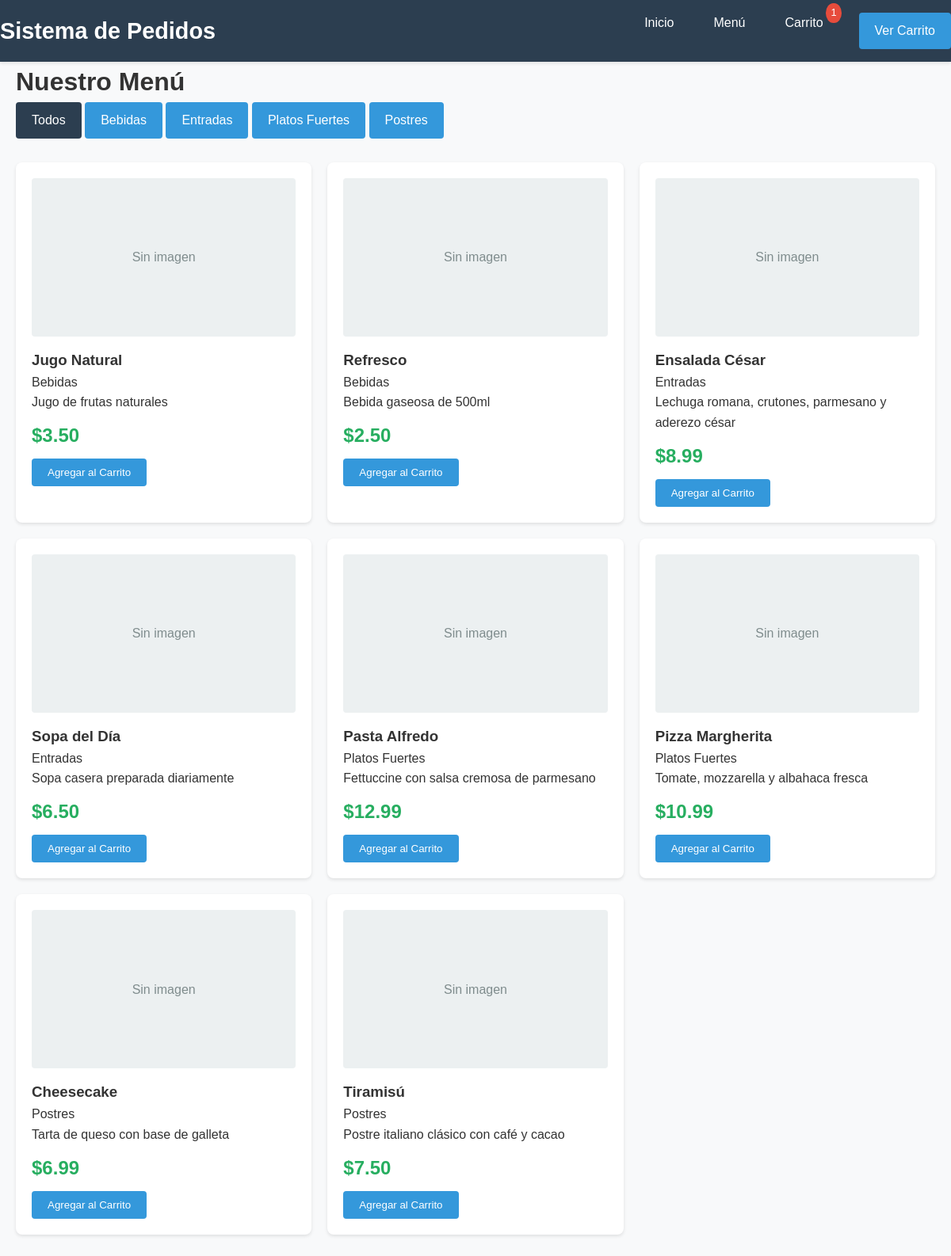
Page /menu.php on the committed database.
### tables this page shows
CREATE TABLE categorias (
    id INT AUTO_INCREMENT PRIMARY KEY,
    nombre VARCHAR(100) NOT NULL,
    descripcion TEXT,
    activo BOOLEAN DEFAULT TRUE
);

CREATE TABLE productos (
    id INT AUTO_INCREMENT PRIMARY KEY,
    nombre VARCHAR(100) NOT NULL,
    descripcion TEXT,
    precio DECIMAL(10,2) NOT NULL,
    imagen VARCHAR(255),
    categoria_id INT,
    activo BOOLEAN DEFAULT TRUE,
    FOREIGN KEY (categoria_id) REFERENCES categorias(id)
);

### includes/funciones.php (called while the page is built, shortened)
<?php
function obtenerProductos($categoria_id = null) {
    global $conn;
    $sql = "SELECT p.*, c.nombre as categoria_nombre
            FROM productos p
            JOIN categorias c ON p.categoria_id = c.id
            WHERE p.activo = 1";
    $sql .= " ORDER BY c.nombre, p.nombre";
    $stmt = $conn->prepare($sql);
    $stmt->execute();
    $result = $stmt->get_result();
    $productos = [];
    while ($row = $result->fetch_assoc()) {
        $productos[] = $row;
    }
    return $productos;
}
function obtenerCategorias() {
    global $conn;
    $sql = "SELECT * FROM categorias WHERE activo = 1 ORDER BY nombre";
    $result = $conn->query($sql);
    $categorias = [];
    while ($row = $result->fetch_assoc()) {
        $categorias[] = $row;
    }
    return $categorias;
}
?>

### menu.php (the view, shortened to what this page needs)
<?php
include 'includes/config.php';
include 'includes/funciones.php';
$categoria_id = isset($_GET['categoria']) ? intval($_GET['categoria']) : null;
$productos = obtenerProductos($categoria_id);
$categorias = obtenerCategorias();
?>
<!DOCTYPE html>
<html lang="es">
<head>
    <link rel="stylesheet" href="css/estilo.css">
</head>
<body>
    <?php include 'includes/header.php'; ?>
    <main class="container">
        <h1>Nuestro Menú</h1>
        <div class="filtros">
            <a href="menu.php" class="btn <?php echo !$categoria_id ? 'active' : ''; ?>">Todos</a>
            <?php foreach ($categorias as $cat): ?>
                <a href="menu.php?categoria=<?php echo $cat['id']; ?>"
                   class="btn <?php echo $categoria_id == $cat['id'] ? 'active' : ''; ?>">
                    <?php echo htmlspecialchars($cat['nombre']); ?>
                </a>
            <?php endforeach; ?>
        </div>
        <div class="productos-grid">
            <?php foreach ($productos as $producto): ?>
                <div class="producto-card">
                    <div class="producto-imagen">
                        <?php if ($producto['imagen']): ?>
                            <img src="<?php echo htmlspecialchars($producto['imagen']); ?>" alt="<?php echo htmlspecialchars($producto['nombre']); ?>">
                        <?php else: ?>
                            <div class="imagen-placeholder">Sin imagen</div>
                        <?php endif; ?>
                    </div>
                    <div class="producto-info">
                        <h3><?php echo htmlspecialchars($producto['nombre']); ?></h3>
                        <p class="categoria"><?php echo htmlspecialchars($producto['categoria_nombre']); ?></p>
                        <p class="descripcion"><?php echo htmlspecialchars($producto['descripcion']); ?></p>
                        <p class="precio">$<?php echo number_format($producto['precio'], 2); ?></p>
                        <button class="btn agregar-carrito"
                                data-id="<?php echo $producto['id']; ?>"
                                data-nombre="<?php echo htmlspecialchars($producto['nombre']); ?>"
                                data-precio="<?php echo $producto['precio']; ?>">
                            Agregar al Carrito
                        </button>
                    </div>
                </div>
            <?php endforeach; ?>
        </div>
    </main>
</body>
</html>

### includes/header.php (shortened to what this page needs)
<header>
    <div class="header-content">
        <div class="logo">
            <h1>Sistema de Pedidos</h1>
        </div>
        <nav>
            <ul>
                <li><a href="index.php">Inicio</a></li>
                <li><a href="menu.php">Menú</a></li>
                <li>
                    <a href="carrito.php" class="carrito-link">
                        Carrito
                        <span class="carrito-count">
                        </span>
                    </a>
                </li>
                <li>
                    <a href="carrito.php" class="btn" style="margin-left: 10px;">
                        Ver Carrito
                    </a>
                </li>
            </ul>
        </nav>
    </div>
</header>

### css/estilo.css (style rules this page uses)
* { margin: 0; padding: 0; box-sizing: border-box; }
body { font-family: 'Arial', sans-serif; line-height: 1.6; color: #333; background-color: #f8f9fa; }
.container { max-width: 1200px; margin: 0 auto; padding: 0 20px; }
header { background: #2c3e50; color: white; padding: 1rem 0; box-shadow: 0 2px 4px rgba(0,0,0,0.1); }
.header-content { display: flex; justify-content: space-between; align-items: center; }
.logo h1 { font-size: 1.8rem; }
nav ul { display: flex; list-style: none; }
nav ul li { margin-left: 20px; }
nav ul li a { color: white; text-decoration: none; padding: 8px 15px; border-radius: 4px; transition: background 0.3s; }
.carrito-link { position: relative; }
.carrito-count { background: #e74c3c; color: white; border-radius: 50%; padding: 2px 6px; font-size: 0.8em; position: absolute; top: -8px; right: -8px; }
.btn { display: inline-block; background: #3498db; color: white; padding: 10px 20px; text-decoration: none; border-radius: 4px; border: none; cursor: pointer; transition: background 0.3s; }
.btn.active { background: #2c3e50; }
.categorias-grid, .productos-grid { display: grid; grid-template-columns: repeat(auto-fit, minmax(300px, 1fr)); gap: 20px; margin: 30px 0; }
.categoria-card, .producto-card { background: white; padding: 20px; border-radius: 8px; box-shadow: 0 2px 4px rgba(0,0,0,0.1); transition: transform 0.3s; }
.producto-imagen { height: 200px; background: #ecf0f1; border-radius: 4px; margin-bottom: 15px; display: flex; align-items: center; justify-content: center; overflow: hidden; }
.imagen-placeholder { color: #7f8c8d; }
.precio { font-size: 1.5rem; font-weight: bold; color: #27ae60; margin: 10px 0; }

### rows in the picture
categorias: nombre "Bebidas"
categorias: nombre "Entradas"
categorias: nombre "Platos Fuertes"
categorias: nombre "Postres"
productos: shows "Sin imagen", nombre "Jugo Natural", categoria.nombre "Bebidas", descripcion "Jugo de frutas naturales", precio "3.50"
productos: shows "Sin imagen", nombre "Refresco", categoria.nombre "Bebidas", descripcion "Bebida gaseosa de 500ml", precio "2.50"
productos: shows "Sin imagen", nombre "Ensalada César", categoria.nombre "Entradas", descripcion "Lechuga romana, crutones, parmesano y aderezo césar", precio "8.99"
productos: shows "Sin imagen", nombre "Sopa del Día", categoria.nombre "Entradas", descripcion "Sopa casera preparada diariamente", precio "6.50"
productos: shows "Sin imagen", nombre "Pasta Alfredo", categoria.nombre "Platos Fuertes", descripcion "Fettuccine con salsa cremosa de parmesano", precio "12.99"
productos: shows "Sin imagen", nombre "Pizza Margherita", categoria.nombre "Platos Fuertes", descripcion "Tomate, mozzarella y albahaca fresca", precio "10.99"
productos: shows "Sin imagen", nombre "Cheesecake", categoria.nombre "Postres", descripcion "Tarta de queso con base de galleta", precio "6.99"
productos: shows "Sin imagen", nombre "Tiramisú", categoria.nombre "Postres", descripcion "Postre italiano clásico con café y cacao", precio "7.50"
